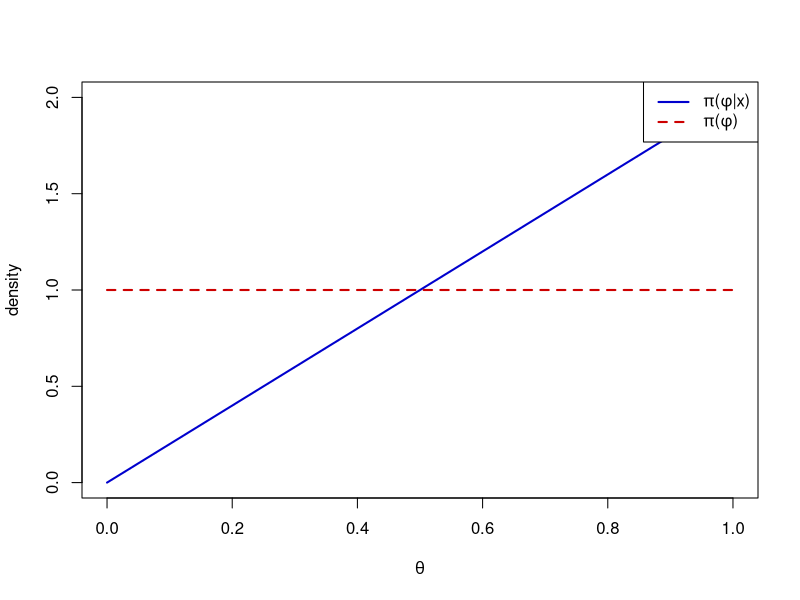
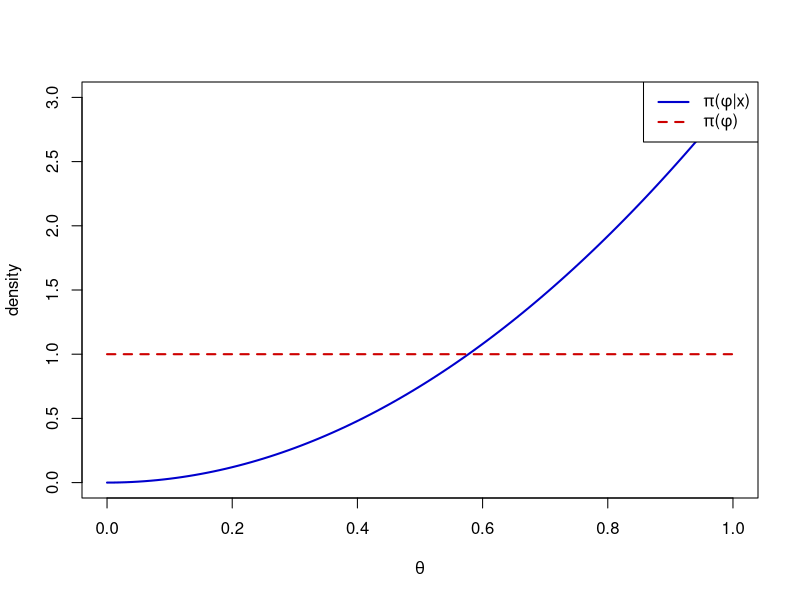
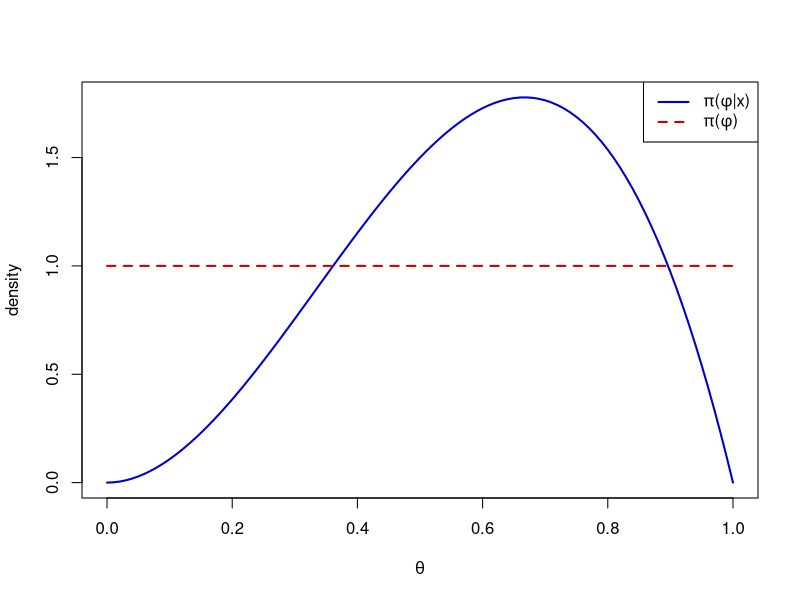
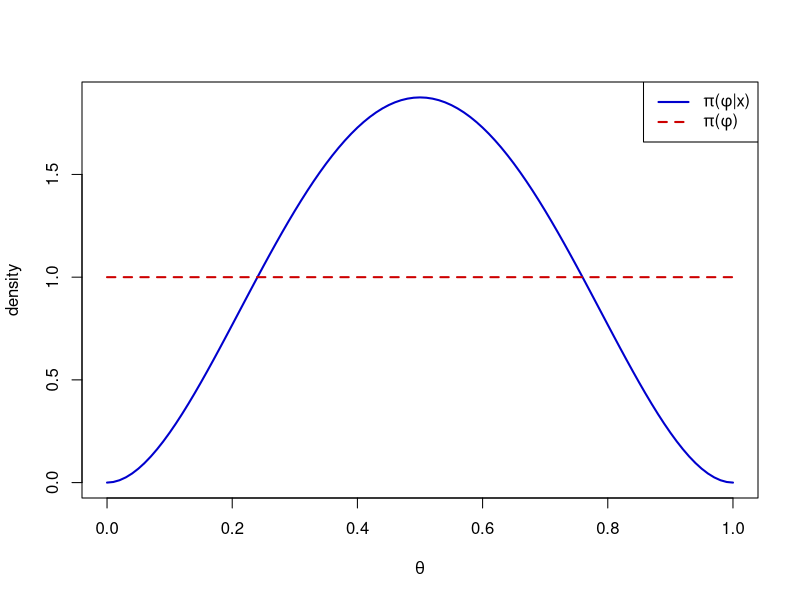
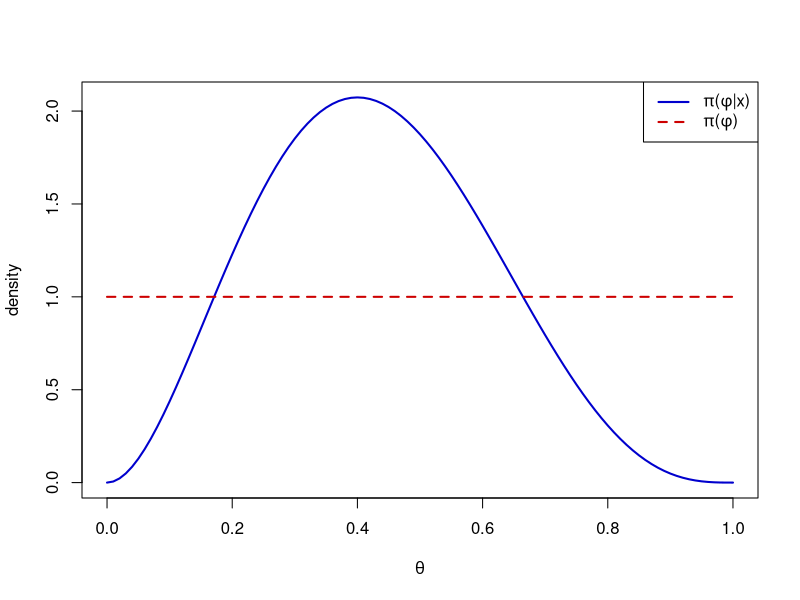
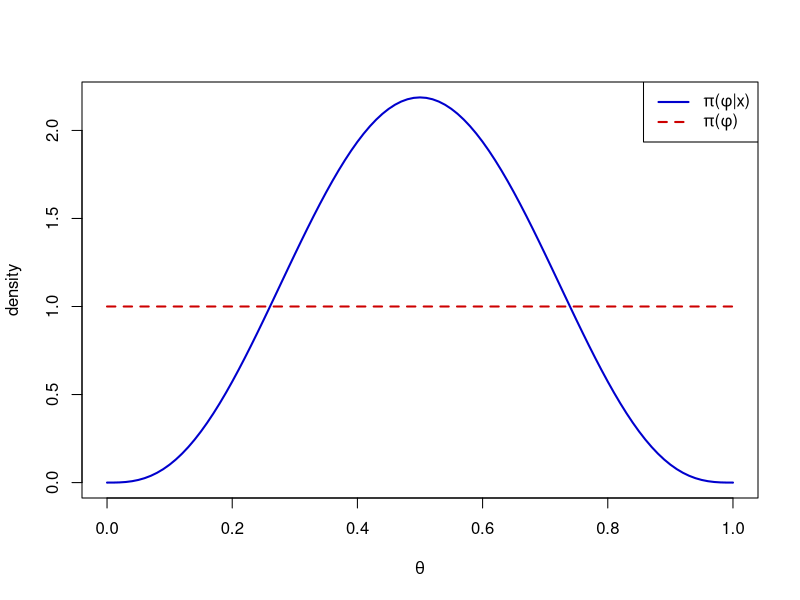
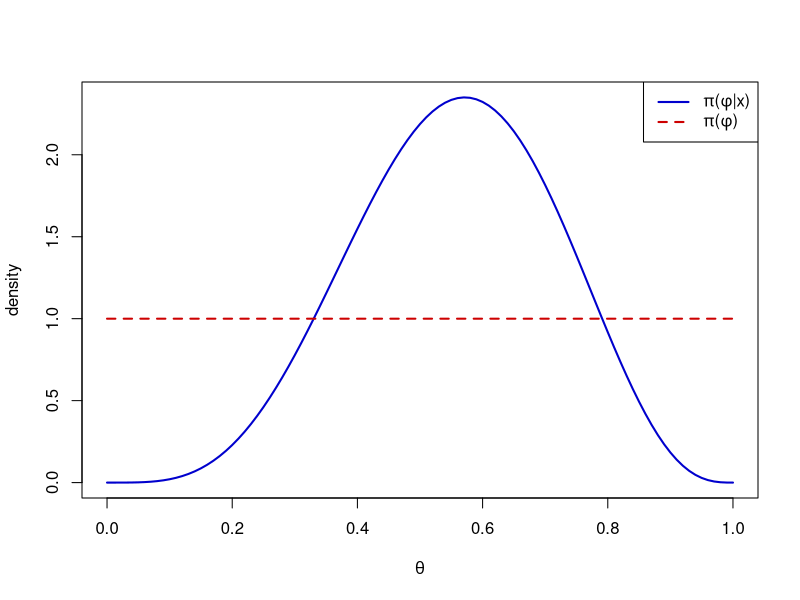
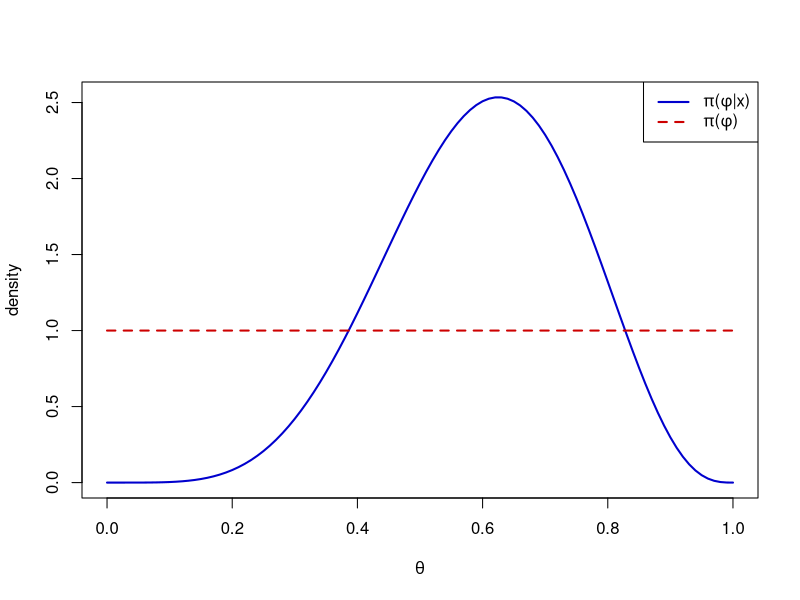

These figures' R source, in order: (Note: a time limit stopped this script after it produced the figures.)

######## Simulation Exercise
PlotPriorPlusPosterior <- function(a,b,ones,zeros){
  curve(dbeta(x,a+ones,b+zeros),col="blue3",xlab=expression(theta),ylab="density",lwd=2)
  curve(dbeta(x,a,b),col="red3",add=TRUE,lwd=2,lty=2)
  legend("topright", legend=c(expression(paste(pi,"(", phi, "|",x,")")),expression(paste(pi,"(", phi,")"))),
         col=c("blue3", "red3"), lty=1:2,lwd=2, cex=1)
}
#PlotPriorPlusPosterior(a=1,b=1,ones=5,zeros=18)

n <- 1000
theta_true <- 0.25
y <- rbinom(n,1,theta_true)
mean(y)

ones <- 0; zeros <- 0
for(i in 1:n){
  if(y[i]==1){
    ones <- ones + 1
  } else {zeros <- zeros + 1}
  PlotPriorPlusPosterior(a=1,b=1,ones,zeros); Sys.sleep(0.5)
}
